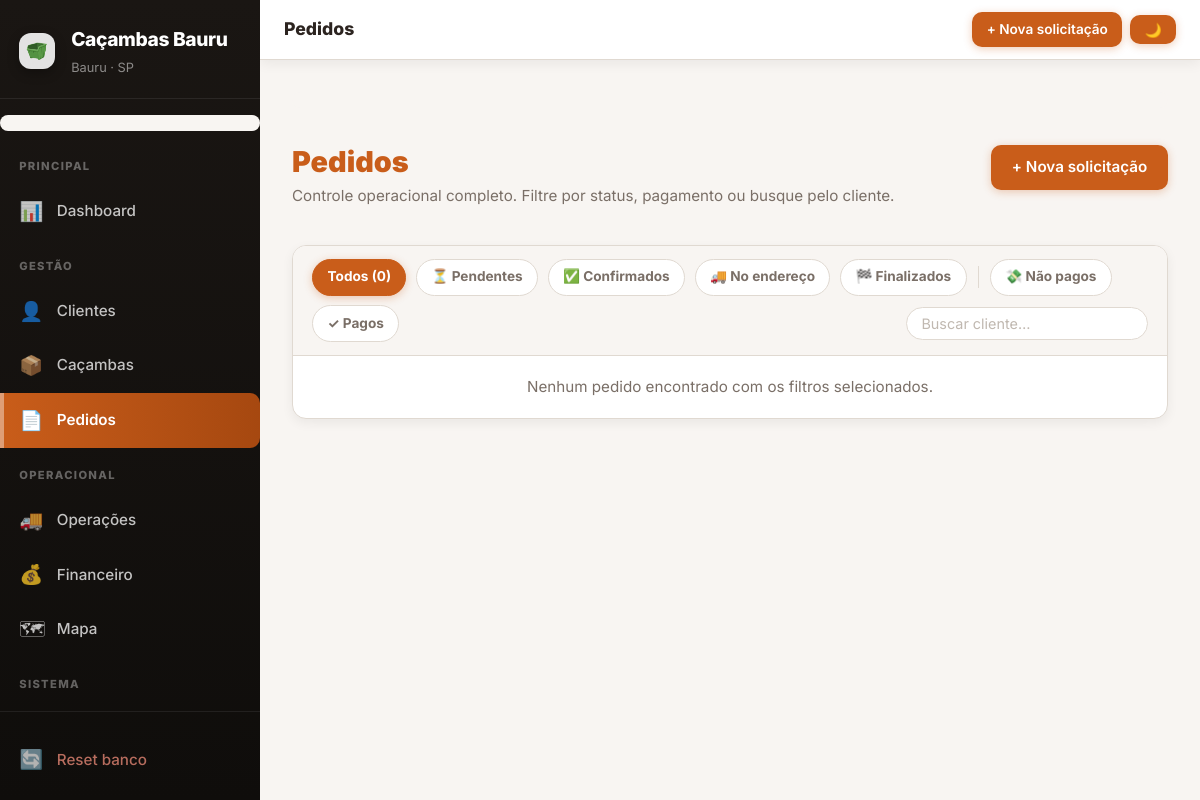
Page /pedidos on the earlier database version.
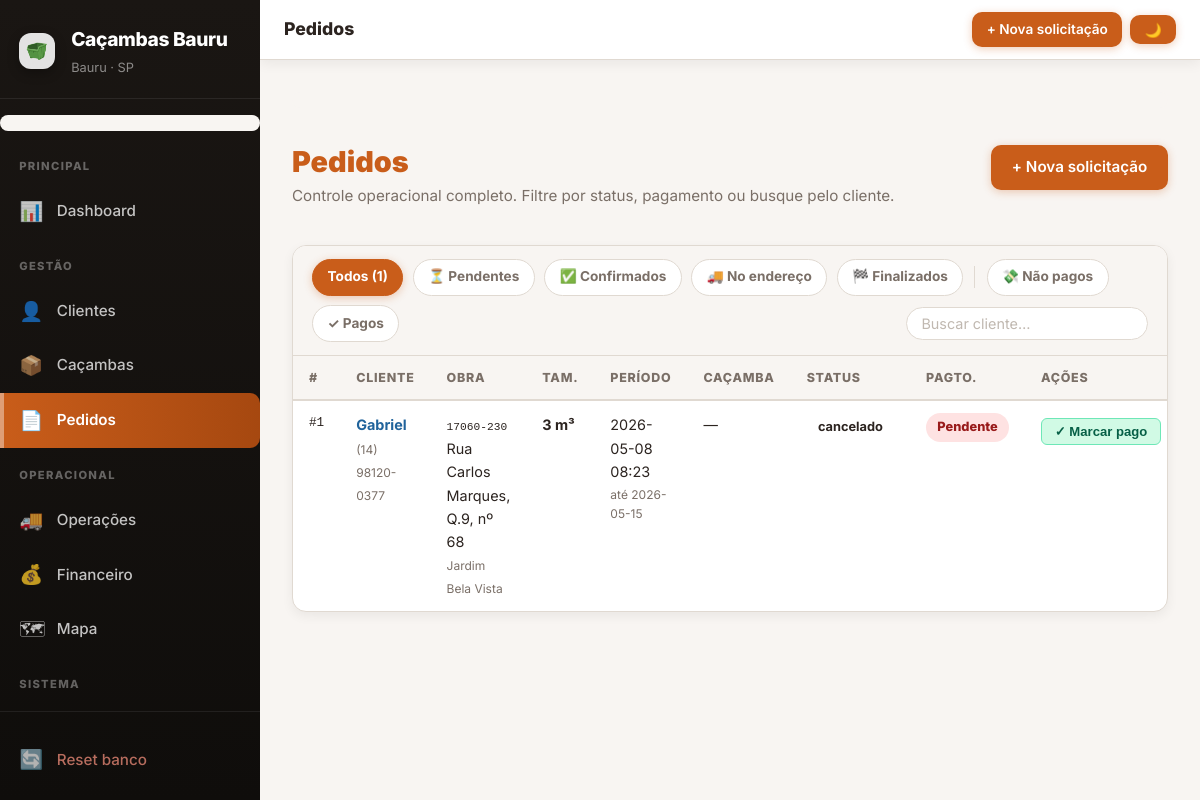
Same page on the later database version.
### tables this page shows
CREATE TABLE pedidos (
            id INTEGER PRIMARY KEY AUTOINCREMENT,
            cliente_id INTEGER NOT NULL,
            cacamba_id INTEGER,
            capacidade_m3 INTEGER NOT NULL,
            valor_total REAL NOT NULL DEFAULT 0,
            motorista_entrega TEXT NOT NULL DEFAULT '',
            motorista_retirada TEXT NOT NULL DEFAULT '',
            endereco_obra TEXT NOT NULL DEFAULT '',
            obra_cep TEXT NOT NULL DEFAULT '',
            obra_rua TEXT NOT NULL DEFAULT '',
            obra_quadra TEXT NOT NULL DEFAULT '',
            obra_numero TEXT NOT NULL DEFAULT '',
            obra_bairro TEXT NOT NULL DEFAULT '',
            data_inicio TEXT NOT NULL DEFAULT '',
            data_fim_prevista TEXT NOT NULL DEFAULT '',
            data_fim_real TEXT NOT NULL DEFAULT '',
            status TEXT NOT NULL DEFAULT 'pendente',
            pago INTEGER NOT NULL DEFAULT 0,
            criado_em TEXT NOT NULL DEFAULT '',
            latitude REAL,
            longitude REAL,
            observacoes TEXT NOT NULL DEFAULT '',
            FOREIGN KEY (cliente_id) REFERENCES clientes(id),
            FOREIGN KEY (cacamba_id) REFERENCES cacambas(id)
        );

CREATE TABLE clientes (
            id INTEGER PRIMARY KEY AUTOINCREMENT,
            tipo_pessoa TEXT NOT NULL DEFAULT 'pf',
            nome TEXT NOT NULL,
            cpf TEXT NOT NULL DEFAULT '',
            cnpj TEXT NOT NULL DEFAULT '',
            razao_social TEXT NOT NULL DEFAULT '',
            telefone TEXT NOT NULL,
            email TEXT DEFAULT '',
            endereco TEXT DEFAULT '',
            cep TEXT NOT NULL DEFAULT '',
            rua TEXT NOT NULL DEFAULT '',
            numero TEXT NOT NULL DEFAULT '',
            complemento TEXT NOT NULL DEFAULT ''
        );

### app.py (the view)
@app.route("/pedidos")
def pedidos():
    s   = request.args.get("s","")
    pg  = request.args.get("p","")
    q   = request.args.get("q","").strip()
    conn = get_conn()
    where, params = [], []
    if s in ("pendente","confirmado","no_endereco","finalizado"):
        where.append("p.status=?")
        params.append(s)
    if pg in ("0","1"):
        where.append("p.pago=?")
        params.append(int(pg))
    if q:
        pedido_id = int(q) if q.isdigit() else -1
        where.append("(c.nome LIKE ? OR p.id = ? OR p.endereco_obra LIKE ? OR p.obra_rua LIKE ?)")
        params.extend([f"%{q}%", pedido_id, f"%{q}%", f"%{q}%"])
    sql = _PEDIDO_SELECT
    if where: sql += " WHERE " + " AND ".join(where)
    sql += " ORDER BY p.id DESC"
    rows = conn.execute(sql, params).fetchall()
    total = conn.execute("SELECT COUNT(*) FROM pedidos").fetchone()[0]
    conn.close()
    return render_template("pedidos.html", pedidos=rows,
        filtro_status=s, filtro_pago=pg, busca=q, total=total,
        motoristas=_get_motoristas(), hoje=date.today().isoformat())

### app.py (called while the page is built)
def _get_config():
    conn = get_conn()
    cfg = {r["chave"]: r["valor"] for r in conn.execute("SELECT chave,valor FROM config").fetchall()}
    conn.close()
    return cfg

def _dias_locacao(config=None):
    if config is None:
        config = _get_config()
    try:
        return max(1, min(int(config.get("dias_locacao","7")), 30))
    except ValueError:
        return 7

def _get_motoristas():
    conn = get_conn()
    rows = [r["nome"] for r in conn.execute("SELECT nome FROM motoristas ORDER BY nome").fetchall()]
    conn.close()
    return rows

@app.context_processor
def inject_global_context():
    cfg = _get_config()
    return {
        "empresa_nome": cfg.get("empresa_nome", "Caçambas Bauru"),
        "empresa_fone": cfg.get("empresa_fone", ""),
        "dias_locacao": _dias_locacao(cfg),
        "motoristas": _get_motoristas(),
    }

### database.py (called while the page is built)
def get_conn():
    conn = sqlite3.connect(DB_PATH)
    conn.row_factory = sqlite3.Row
    return conn

### templates/pedidos.html (shortened to what this page needs)
{% extends "base.html" %}
{% block topbar_title %}Pedidos{% endblock %}
{% block topbar_actions %}<a class="btn btn-sm" href="{{ url_for('pedido_novo') }}">+ Nova solicitação</a>{% endblock %}
{% block content %}
<section class="page-head">
  <div>
    <h2>Pedidos</h2>
    <p>Controle operacional completo. Filtre por status, pagamento ou busque pelo cliente.</p>
  </div>
  <a class="btn" href="{{ url_for('pedido_novo') }}">+ Nova solicitação</a>
</section>
<div class="card table-wrap">
  <div class="filtros-bar">
    <a href="{{ url_for('pedidos') }}" class="filtro-chip {% if not filtro_status and not filtro_pago %}ativo{% endif %}">Todos ({{ total }})</a>
    <a href="{{ url_for('pedidos', s='pendente') }}" class="filtro-chip {% if filtro_status=='pendente' %}ativo{% endif %}">⏳ Pendentes</a>
    <a href="{{ url_for('pedidos', s='confirmado') }}" class="filtro-chip {% if filtro_status=='confirmado' %}ativo{% endif %}">✅ Confirmados</a>
    <a href="{{ url_for('pedidos', s='no_endereco') }}" class="filtro-chip {% if filtro_status=='no_endereco' %}ativo{% endif %}">🚚 No endereço</a>
    <a href="{{ url_for('pedidos', s='finalizado') }}" class="filtro-chip {% if filtro_status=='finalizado' %}ativo{% endif %}">🏁 Finalizados</a>
    <a href="{{ url_for('pedidos', p='0') }}" class="filtro-chip {% if filtro_pago=='0' %}ativo{% endif %}">💸 Não pagos</a>
    <a href="{{ url_for('pedidos', p='1') }}" class="filtro-chip {% if filtro_pago=='1' %}ativo ok{% endif %}">✓ Pagos</a>
    <form method="get" action="{{ url_for('pedidos') }}" style="margin-left:auto">
      <input type="search" name="q" value="{{ busca }}" placeholder="Buscar cliente…" class="busca-inline" autocomplete="off">
    </form>
  </div>
  {% if pedidos %}
  <table class="tabela-dados">
    <thead>
      <tr><th>#</th><th>Cliente</th><th>Obra</th><th>Tam.</th><th>Período</th><th>Caçamba</th><th>Status</th><th>Pagto.</th><th>Ações</th></tr>
    </thead>
    <tbody>
      {% for p in pedidos %}
      {% set vencida = p.data_fim_prevista and p.data_fim_prevista < hoje and p.status not in ['finalizado'] %}
      <tr class="{% if vencida %}linha-vencida{% endif %}">
        <td class="mono">#{{ p.id }}</td>
        <td>
          <a class="link-cliente" href="{{ url_for('cliente_detalhe', cid=p.cliente_id) }}">{{ p.cliente_nome }}</a><br>
          <small class="muted">{{ p.telefone }}</small>
        </td>
        <td class="cel-obra">
          {% if p.obra_cep and p.obra_cep|length >= 8 %}<span class="mono" style="font-size:.78em">{{ p.obra_cep[0:5] }}-{{ p.obra_cep[5:9] }}</span><br>{% endif %}
          {{ p.obra_rua or p.endereco_obra or '—' }}
          {%- if p.obra_quadra %}, Q.{{ p.obra_quadra }}{% endif %}
          {%- if p.obra_numero %}, nº {{ p.obra_numero }}{% endif %}
          {% if p.obra_bairro %}<br><small class="muted">{{ p.obra_bairro }}</small>{% endif %}
        </td>
        <td><strong>{{ p.capacidade_m3 }} m³</strong></td>
        <td class="periodo-info">
          <span>{{ p.data_inicio or 'Aguardando' }}</span>
          {% if p.data_fim_prevista %}<small class="muted">até {{ p.data_fim_prevista }}</small>{% endif %}
        </td>
        <td>{{ p.cacamba_codigo or '—' }}</td>
        <td>
          <span class="status-chip status-{{ p.status }}">{{ p.status.replace('_',' ') }}</span>
        </td>
        <td>
          {% if p.pago %}<span class="badge-pago">✓ Pago</span>
          {% else %}<span class="badge-nao-pago">Pendente</span>{% endif %}
        </td>
        <td>
          <div class="row-actions">
            {% if not p.pago %}
            <form class="inline-form" method="post" action="{{ url_for('pedido_pagar', pid=p.id) }}">
              <button class="btn-pagar">✓ Marcar pago</button>
            </form>
            {% endif %}
          </div>
        </td>
      </tr>
      {% endfor %}
    </tbody>
  </table>
  {% else %}
  <div class="empty-state">Nenhum pedido encontrado com os filtros selecionados.</div>
  {% endif %}
</div>
{% endblock %}

### templates/base.html (shortened to what this page needs)
<!DOCTYPE html>
<html lang="pt-BR">
<head>
  <link rel="stylesheet" href="{{ url_for('static', filename='estilo.css') }}">
</head>
<body class="{% block body_class %}{% endblock %}" data-pre-cliente-id="{{ pre_cliente_id or '' }}">
  <aside class="sidebar" id="sidebar">
    <div class="sidebar-brand">
      <img src="{{ url_for('static', filename='images/icone-cacamba.png') }}" width="36" height="36" alt="Logo">
      <div>
        <span class="brand-name">{{ empresa_nome or 'Caçambas' }}</span>
        <span class="brand-sub">{{ empresa_fone or 'Bauru · SP' }}</span>
      </div>
    </div>
    <nav class="sidebar-nav">
  <div class="breadcrumbs" id="breadcrumbs"></div>
      <span class="nav-section">Principal</span>
      <a href="{{ url_for('index') }}" class="nav-item {% if request.endpoint == 'index' %}active{% endif %}">
        <span class="nav-icon">📊</span><span class="nav-label">Dashboard</span>
      </a>
      <span class="nav-section">Gestão</span>
      <a href="{{ url_for('clientes') }}" class="nav-item {% if request.endpoint in ['clientes','cliente_novo','cliente_detalhe','cliente_editar'] %}active{% endif %}">
        <span class="nav-icon">👤</span><span class="nav-label">Clientes</span>
      </a>
      <a href="{{ url_for('cacambas') }}" class="nav-item {% if request.endpoint in ['cacambas','cacamba_nova'] %}active{% endif %}">
        <span class="nav-icon">📦</span><span class="nav-label">Caçambas</span>
      </a>
      <a href="{{ url_for('pedidos') }}" class="nav-item {% if request.endpoint in ['pedidos','pedido_novo'] %}active{% endif %}">
        <span class="nav-icon">📄</span><span class="nav-label">Pedidos</span>
      </a>
      <span class="nav-section">Operacional</span>
      <a href="{{ url_for('operacoes') }}" class="nav-item {% if request.endpoint == 'operacoes' %}active{% endif %}">
        <span class="nav-icon">🚚</span><span class="nav-label">Operações</span>
      </a>
      <a href="{{ url_for('financeiro') }}" class="nav-item {% if request.endpoint == 'financeiro' %}active{% endif %}">
        <span class="nav-icon">💰</span><span class="nav-label">Financeiro</span>
      </a>
      <a href="{{ url_for('mapa') }}" class="nav-item {% if request.endpoint == 'mapa' %}active{% endif %}">
        <span class="nav-icon">🗺</span><span class="nav-label">Mapa</span>
      </a>
      <span class="nav-section">Sistema</span>
      <a href="{{ url_for('configuracoes') }}" class="nav-item {% if request.endpoint == 'configuracoes' %}active{% endif %}">
      </a>
    </nav>
    <div class="sidebar-footer">
      <a href="{{ url_for('reset_banco') }}" class="nav-item nav-item-danger"
         onclick="return confirm('Resetar TODOS os dados?')">
        <span class="nav-icon">🔄</span><span class="nav-label">Reset banco</span>
      </a>
    </div>
  </aside>
  <div class="layout-main">
     <header class="topbar">
       <span class="topbar-title">{% block topbar_title %}{% block title2 %}{% endblock %}{% endblock %}</span>
       <div class="topbar-actions">
         {% block topbar_actions %}{% endblock %}
         <button class="btn btn-sm" id="theme-toggle" aria-label="Alternar tema" title="Alternar tema">
           <span id="theme-icon">🌙</span>
         </button>
       </div>
     </header>
    <main class="{% block main_class %}main-shell{% endblock %}">
      <nav class="breadcrumbs" aria-label="Breadcrumb">
      </nav>
      {% block content %}{% endblock %}
    </main>
  </div>
</body>
</html>

Differences in the rows shown:
added pedidos: id "1", cliente_nome "Gabriel", telefone "(14) 98120-0377", obra_cep "17060", obra_cep "230", obra_rua "Rua Carlos Marques", obra_quadra "9", obra_numero "68", obra_bairro "Jardim Bela Vista", capacidade_m3 "3", data_inicio "2026-05-08 08:23", data_fim_prevista "2026-05-15", cacamba_codigo "—", status.replace "cancelado", pago "Pendente"
Other differences:
{{ total }}: "0" → "1"
text no longer shown: "Nenhum pedido encontrado com os filtros selecionados."
text now shown: "# CLIENTE OBRA TAM. PERÍODO CAÇAMBA STATUS PAGTO. AÇÕES"
